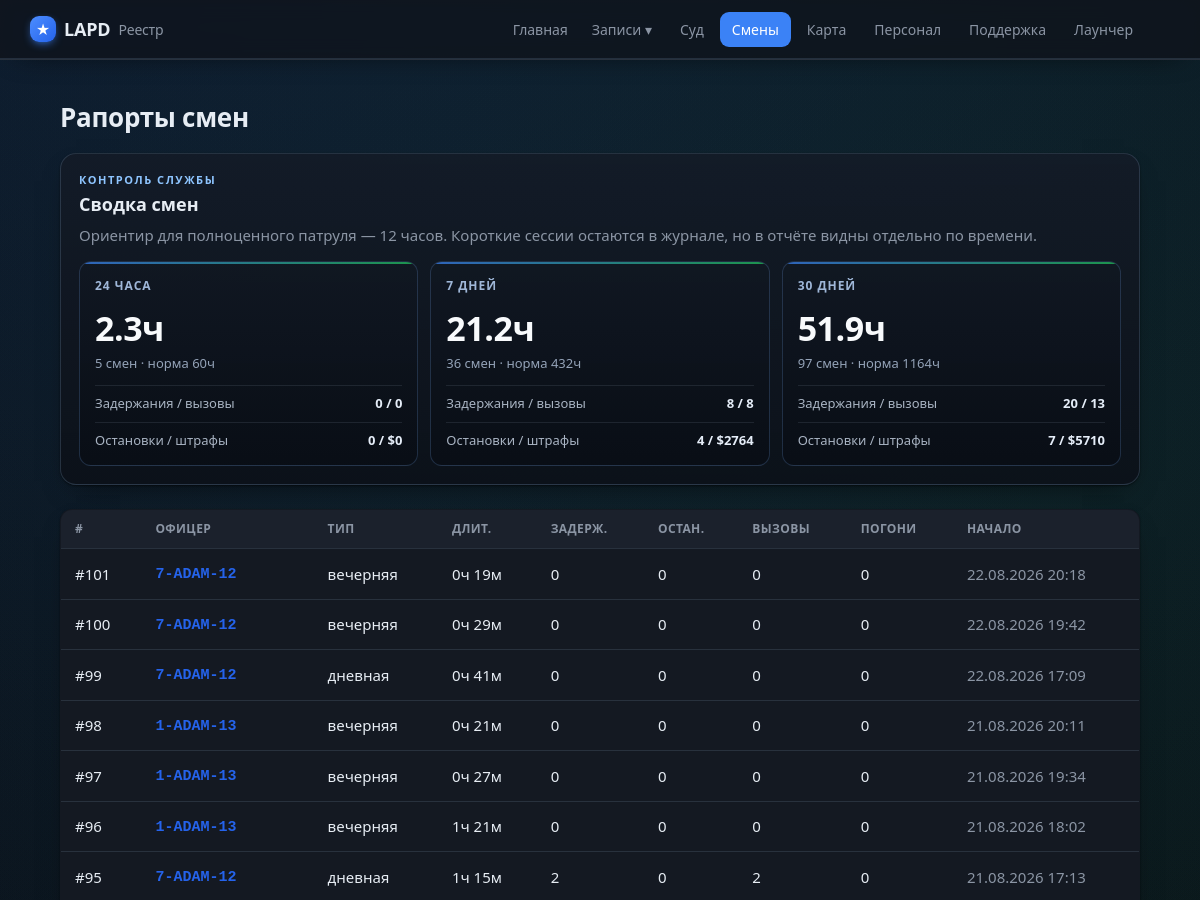
Page /shifts (upper part) on the earlier database version.
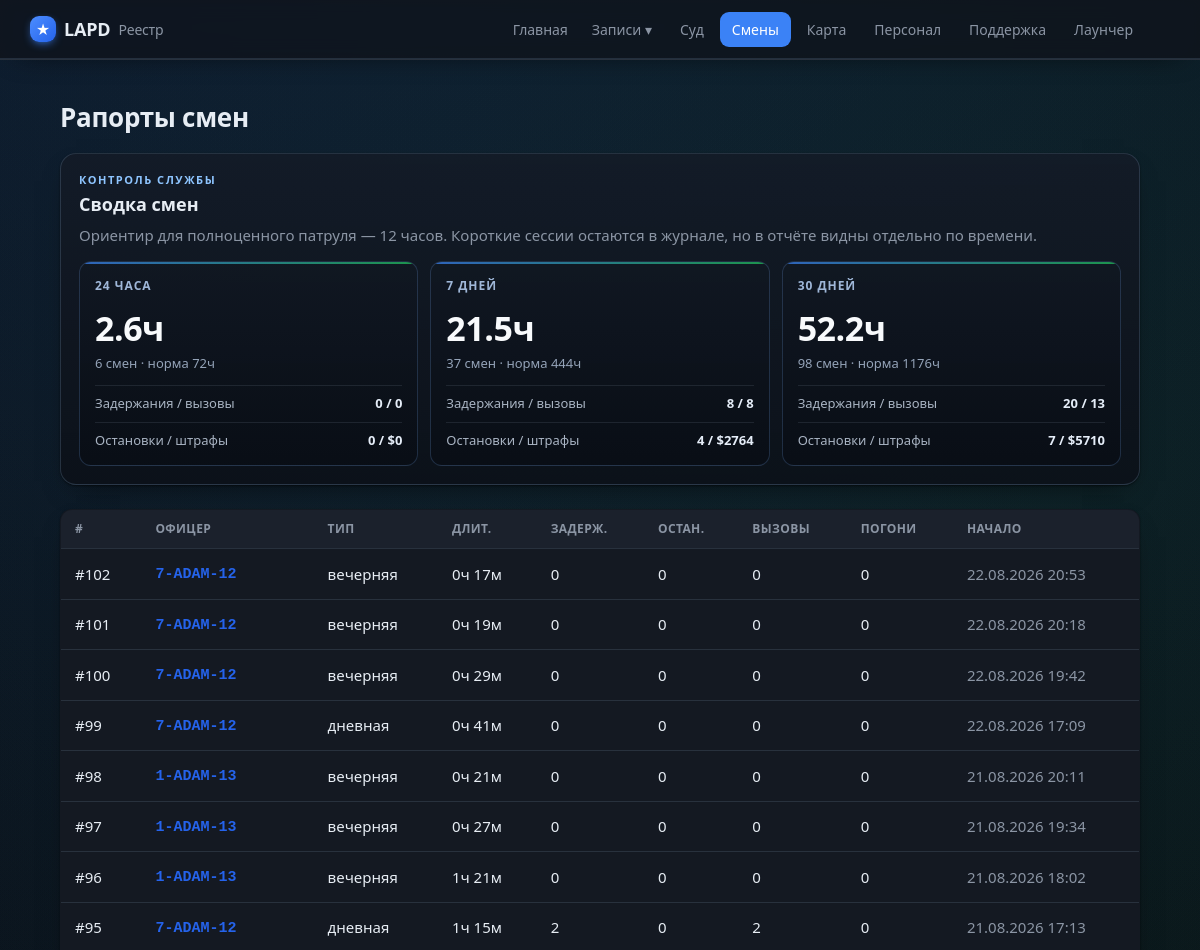
Same page on the later database version.
### tables this page shows
CREATE TABLE shifts (
                id INTEGER PRIMARY KEY AUTOINCREMENT,
                officer_id INTEGER NOT NULL,
                shift_type TEXT,
                started_at TEXT NOT NULL,
                ended_at TEXT,
                duration_min INTEGER DEFAULT 0,
                arrests INTEGER DEFAULT 0,
                traffic_stops INTEGER DEFAULT 0,
                pursuits INTEGER DEFAULT 0,
                pit INTEGER DEFAULT 0,
                callouts INTEGER DEFAULT 0,
                fines_total INTEGER DEFAULT 0,
                is_test INTEGER DEFAULT 0, source_ext TEXT,
                FOREIGN KEY (officer_id) REFERENCES officers(id)
            );

CREATE TABLE officers (
                id INTEGER PRIMARY KEY AUTOINCREMENT,
                callsign TEXT UNIQUE NOT NULL,
                name TEXT
            , current_status TEXT, status_since TEXT, rank TEXT, department TEXT, discord TEXT, is_admin INTEGER);

### app/main.py (the view)
@app.route("/shifts")
def shifts():
    return render_template("shifts.html", shifts=db.list_shifts(200),
                           periods=db.shift_periods())

### app/db.py (called while the page is built)
def fmt_dt(iso):
    try:
        dt = datetime.datetime.fromisoformat(iso)
        return dt.strftime("%d.%m.%Y %H:%M")
    except Exception:
        return iso or "—"

@contextmanager
def get_conn():
    conn = sqlite3.connect(config.DB_PATH)
    conn.row_factory = sqlite3.Row
    try:
        yield conn
        conn.commit()
    finally:
        conn.close()

def _row_to_shift(r):
    d = dict(r)
    d["is_test"] = bool(r["is_test"]) if "is_test" in r.keys() else False
    d["type_ru"] = SHIFT_TYPE_RU.get(r["shift_type"], r["shift_type"] or "—")
    dm = r["duration_min"] or 0
    d["duration_h"] = f"{dm // 60}ч {dm % 60}м"
    d["started_fmt"] = fmt_dt(r["started_at"])
    return d

def list_shifts(limit=100, officer_id=None):
    q = """SELECT shifts.*, officers.callsign, officers.name AS officer_name
           FROM shifts JOIN officers ON officers.id = shifts.officer_id"""
    params = []
    if officer_id:
        q += " WHERE shifts.officer_id=?"; params.append(officer_id)
    q += " ORDER BY shifts.id DESC LIMIT ?"; params.append(limit)
    with get_conn() as c:
        return [_row_to_shift(r) for r in c.execute(q, params).fetchall()]

### app/main.py (called while the page is built)
@app.context_processor
def inject_globals():
    return {"community": config.COMMUNITY_NAME, "STATUS_RU": db.STATUS_RU,
            "staff_label": db.staff_label,
            "static_export": os.environ.get("STATIC_EXPORT") == "1",
            "build_id": time.strftime("%Y%m%d")}

### app/templates/shifts.html (shortened to what this page needs)
{% extends "base.html" %}
{% block content %}
<div class="case-head">
  <h1>Рапорты смен</h1>
</div>
<section class="period-panel">
  <div class="section-kicker">Контроль службы</div>
  <h2>Сводка смен</h2>
  <p class="muted">Ориентир для полноценного патруля — 12 часов. Короткие сессии остаются в журнале, но в отчёте видны отдельно по времени.</p>
  <div class="period-grid">
    {% for p in periods %}
      <article class="period-card">
        <div class="period-title">{{ p.label }}</div>
        <div class="period-main">{{ p.hours }}ч</div>
        <div class="period-sub">{{ p.count }} смен · норма {{ (p.count * 12) }}ч</div>
        <div class="period-line">
          <span>Задержания / вызовы</span>
          <b>{{ p.arrests }} / {{ p.callouts }}</b>
        </div>
        <div class="period-line">
          <span>Остановки / штрафы</span>
          <b>{{ p.traffic_stops }} / ${{ p.fines_total }}</b>
        </div>
      </article>
    {% endfor %}
  </div>
</section>
{% if shifts %}
<table class="tbl">
  <thead><tr><th>#</th><th>Офицер</th><th>Тип</th><th>Длит.</th><th>Задерж.</th><th>Остан.</th><th>Вызовы</th><th>Погони</th><th>Начало</th></tr></thead>
  <tbody>
  {% for s in shifts %}
    <tr onclick="location='{{ url_for('shift_view', sid=s.id) }}'">
      <td><a class="row-link" href="{{ url_for('shift_view', sid=s.id) }}" onclick="event.stopPropagation()">#{{ s.id }}</a></td>
      <td>{% if s.callsign %}<a class="cs" href="{{ url_for('officer_view', callsign=s.callsign) }}" onclick="event.stopPropagation()">{{ s.callsign }}</a>{% else %}—{% endif %}
        {% if s.is_test %}<span class="tag test">ТЕСТ</span>{% endif %}</td>
      <td>{{ s.type_ru }}</td>
      <td>{{ s.duration_h }}</td>
      <td>{{ s.arrests }}</td>
      <td>{{ s.traffic_stops }}</td>
      <td>{{ s.callouts }}</td>
      <td>{{ s.pursuits }}</td>
      <td class="muted">{{ s.started_fmt }}</td>
    </tr>
  {% endfor %}
  </tbody>
</table>
{% else %}
  <p class="empty">Смен пока нет<span class="empty-sub">После закрытия игры агент отправит первый рапорт автоматически.</span></p>
{% endif %}
{% endblock %}

### app/templates/base.html (shortened to what this page needs)
<!doctype html>
<html lang="ru">
<head>
  <link rel="stylesheet" href="{{ url_for('static', filename='style.css') }}">
</head>
<body>
  <header class="topbar">
    <div class="wrap">
      <a class="brand" href="{{ url_for('index') }}">
        <span class="badge">★</span> {{ community }} <span class="sub">Реестр</span>
      </a>
      <nav>
        <a class="{% if request.endpoint == 'index' %}active{% endif %}" href="{{ url_for('index') }}">Главная</a>
        <div class="nav-drop">
          <span class="nav-drop-t">Записи ▾</span>
        </div>
        <a class="{% if request.endpoint == 'court' %}active{% endif %}" href="{{ url_for('court') }}">Суд</a>
        <a class="{% if request.endpoint == 'shifts' %}active{% endif %}" href="{{ url_for('shifts') }}">Смены</a>
        <a class="{% if request.endpoint == 'game_map' %}active{% endif %}" href="{{ url_for('game_map') }}">Карта</a>
        <a class="{% if request.endpoint == 'staff' %}active{% endif %}" href="{{ url_for('staff') }}">Персонал</a>
        <a class="{% if request.endpoint == 'support' %}active{% endif %}" href="{{ url_for('support') }}">Поддержка</a>
        <a class="{% if request.endpoint in ['launcher_page','register'] %}active{% endif %}" href="{{ url_for('launcher_page') }}">Лаунчер</a>
      </nav>
    </div>
  </header>
  <main class="wrap">
    {% block content %}{% endblock %}
  </main>
</body>
</html>

Differences in the rows shown:
added shifts: id "102", callsign "7-ADAM-12", type_ru "вечерняя", duration_h "0ч 17м", arrests "0", traffic_stops "0", callouts "0", pursuits "0", started_fmt "22.08.2026 20:53"
Other differences:
new list line: "24 ЧАСА 2.6 ч 6 смен · норма 72 ч Задержания / вызовы 0 / 0 Остановки / штрафы 0 / $ 0"
new list line: "7 ДНЕЙ 21.5 ч 37 смен · норма 444 ч Задержания / вызовы 8 / 8 Остановки / штрафы 4 / $ 2764"
new list line: "30 ДНЕЙ 52.2 ч 98 смен · норма 1176 ч Задержания / вызовы 20 / 13 Остановки / штрафы 7 / $ 5710"
list line gone: "24 ЧАСА 2.3 ч 5 смен · норма 60 ч Задержания / вызовы 0 / 0 Остановки / штрафы 0 / $ 0"
list line gone: "7 ДНЕЙ 21.2 ч 36 смен · норма 432 ч Задержания / вызовы 8 / 8 Остановки / штрафы 4 / $ 2764"
list line gone: "30 ДНЕЙ 51.9 ч 97 смен · норма 1164 ч Задержания / вызовы 20 / 13 Остановки / штрафы 7 / $ 5710"
